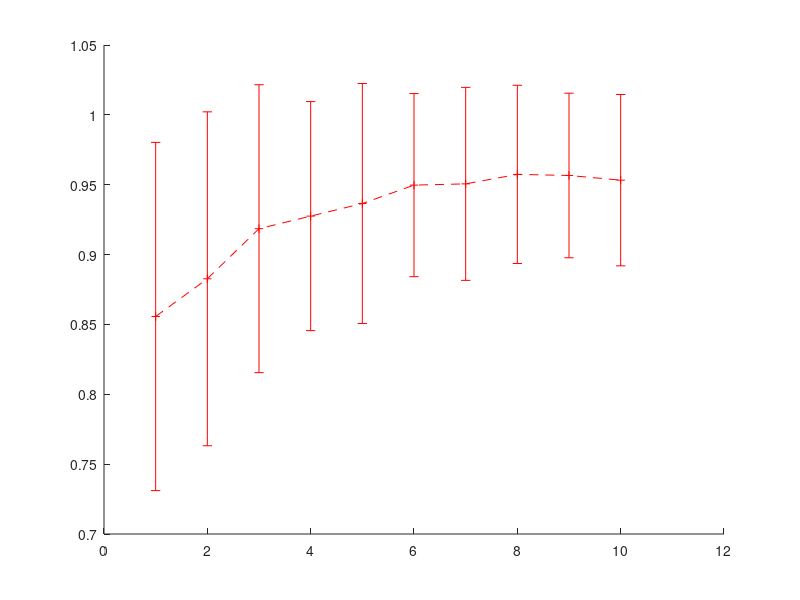

This chart was generated by the following MATLAB code: (Note: this script raises an error after producing the figure.)

%% load data
clear all
clc

load('TestInput.mat')

C1 = zeros(50,2);
C2 = zeros(50,2);
C3 = zeros(50,2);
C4 = zeros(50,2);
for i = 1:50
    [C1(i,1),C1(i,2)] = max(OfflineStaticDelayInput500(i,:));
    [C2(i,1),C2(i,2)] = max(OfflineDynamicDelayInput500(i,:));
    [C3(i,1),C3(i,2)] = max(OnlineStaticDelayInput500(i,:));
    [C4(i,1),C4(i,2)] = max(OnlineDynamicDelayInput500(i,:));
end

%% avg
m1 = mean(C1);
m2 = mean(C2);
m3 = mean(C3);
m4 = mean(C4);

s1 = std(C1);
s2 = std(C2);
s3 = std(C3);
s4 = std(C4);
%% data
clear all

C=[0.855679857123880,0.882673082424736,0.918526640746270,0.927530534517672,0.936540890706622,0.949705010050936,0.950607532945267,0.957394893064436,0.956618653075648,0.953266472035815
0.850327048312879,0.913498632090318,0.946521388470860,0.913055302202260,0.904781332719727,0.886176554107136,0.839480003407157,0.836351474826182,0.820069474235774,0.838770676538847
0.925452072061668,0.935612818600789,0.950615926095667,0.949576441592137,0.954164898392328,0.948874869908117,0.946926450079339,0.942841446312069,0.938155600246904,0.938446138780524
0.853090484392908,0.923941349358745,0.959993252248964,0.963136406041147,0.976353252282800,0.976323817269200,0.977135723103654,0.974448054034539,0.975555277921793,0.977355235724525];

Epoch=[74.700000000000000,74.800000000000000,79.940000000000000,79.540000000000000,78.240000000000000,81.340000000000000,82.700000000000000,83.600000000000000,79.420000000000000,85.080000000000000
69.480000000000000,76.680000000000000,79.080000000000000,67.960000000000000,51.140000000000000,48.180000000000000,43.380000000000000,37.060000000000000,34.900000000000000,40.500000000000000
30.880000000000000,28.600000000000000,23.500000000000000,24.300000000000000,24.620000000000000,27.120000000000000,26.400000000000000,26.100000000000000,28.620000000000000,29.920000000000000
53.720000000000000,53.360000000000000,47.080000000000000,54.860000000000000,41.340000000000000,45.200000000000000,45.400000000000000,45.040000000000000,43.020000000000000,51.160000000000000];

Cstd=[0.124615617931551,0.119490448739574,0.103037369948281,0.081976227073912,0.085897774815622,0.065538535708611,0.069073418447259,0.063794596029682,0.058898457932002,0.061327142278634
0.111025840275734,0.082660815301408,0.062932279003584,0.094053552579493,0.086255120810736,0.098439030218508,0.110048207763411,0.094315417889732,0.092055564613185,0.102182052678810
0.076334987064931,0.069038560704113,0.048952872558384,0.037419664184393,0.030722218922404,0.030999035737389,0.028097978910319,0.030223594362624,0.031508446345680,0.032169521234614
0.106858593057319,0.073082862395965,0.042882280464950,0.038771815676797,0.020212636439105,0.019526664827151,0.016658947648502,0.018627864644730,0.015398519588266,0.012819246572117];

Epochstd=[19.051219897734544,19.523925667482647,16.495404431141990,15.865776285541690,16.450990913644574,13.268975630609706,15.522531352580245,11.681137769576932,15.469641105027852,16.752508188693560
23.447065871003640,18.925676328464352,15.250078621409912,24.259616229277757,20.860087854707670,23.350645666902327,24.127120822503326,16.412302503591256,16.647914620891402,21.833554031184500
27.890924571791950,29.597986693802852,24.224502690710597,25.053615975930256,22.328612558229185,22.072829359154824,25.149349811046157,22.596956630918060,25.198712309179932,25.111864014559224
28.329000068798045,28.537665765562167,24.820860219597880,23.890917068361922,24.021767339695238,24.254601919753586,24.484063955052523,23.343014512496290,22.564637314675746,25.900405796206420];

%% plot C
x = 1:10;

figure('position', [800,400,400,200]);
errorbar(x, C(1,:), Cstd(1,:), '+--r','lineWidth', 1)
hold on;
errorbar(x, C(2,:), Cstd(2,:), 'x--b','lineWidth', 1)
hold on;
errorbar(x, C(3,:), Cstd(3,:), 'o-r','lineWidth', 1)
hold on;
errorbar(x, C(4,:), Cstd(4,:), 's-b','lineWidth', 1)
hold on;

axis([0.5, 10.5, 0.7, 1.04]);%xmin xmax ymin ymax
set(gca,'XTick',[1,2,3,4,5,6,7,8,9,10],'Fontsize',10,'FontName','Times New Roman');
set(gca,'XTickLabel', {'50','100','150','200','250','300','350','400','450','500'},'FontSize',10,'FontName','Times New Roman');

xlabel('Number of Input Neurons','Fontsize',12,'FontName','Times New Roman');
ylabel('\it C','Fontsize',12,'FontName','Times New Roman');

legend({'Off-SD','Off-DD','On-SD','On-DD'},'location','best','Fontsize',10);
title('(a)','fontname','Times New Roman','fontsize',12);
hold off;
%% plot epoch

figure('position', [800,400,400,200]);
bar(Epoch');
hold on

numgroups = size(Epoch, 2); 
numbars = size(Epoch, 1); 
groupwidth = min(0.8, numbars/(numbars+1.5));
for i = 1:numbars
      % Based on barweb.m by Bolu Ajiboye from MATLAB File Exchange
      x = (1:numgroups) - groupwidth/2 + (2*i-1) * groupwidth / (2*numbars);  % Aligning error bar with individual bar
      errorbar(x, Epoch(i,:), Epochstd(i,:), 'k', 'linestyle', 'none', 'lineWidth', 1);
end

axis([0.5, 10.5, 0, 125]);%xmin xmax ymin ymax
set(gca,'XTick',[1,2,3,4,5,6,7,8,9,10],'Fontsize',10,'FontName','Times New Roman');
set(gca,'XTickLabel', {'50','100','150','200','250','300','350','400','450','500'},'FontSize',10,'FontName','Times New Roman');


xlabel('Number of Input Neurons','Fontsize',12,'FontName','Times New Roman');
ylabel('Learning Epochs','Fontsize',12,'FontName','Times New Roman');

legend({'Off-SD','Off-DD','On-SD','On-DD'},'location','best','Fontsize',10);
title('(b)','fontname','Times New Roman','fontsize',12);

hold off;